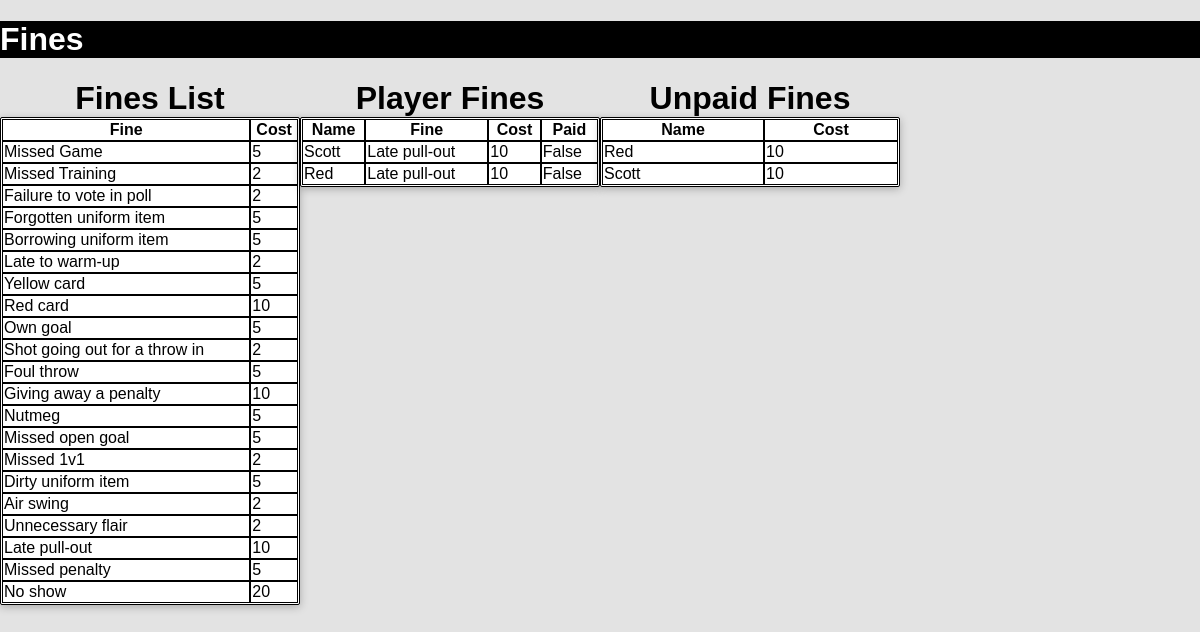
The app's page /fines/ with its own data.
### team_app/models.py (models this page shows)
class FinesList(models.Model):
    objects = models.Manager()
    fine = models.CharField(max_length=50, unique=True)
    cost = models.IntegerField()
    def __str__(self):
        return self.fine

class PlayerFines(models.Model):
    objects = models.Manager()
    player_name = models.ForeignKey(Players, on_delete=models.CASCADE, default=1)
    player_fine = models.ForeignKey(FinesList, to_field='fine', on_delete=models.CASCADE)
    player_cost = models.IntegerField()
    player_paid = models.BooleanField(default=False)

class Players(models.Model):
    objects = models.Manager()
    player = models.CharField(max_length=50, unique=True)
    def __str__(self):
        return self.player

### team_app/views.py (the view)
def fines(request):
    template = loader.get_template('fines_page.html')
    data = FinesList.objects.all()
    fines = PlayerFines.objects.all()
    groupedFines = PlayerFines.objects.values('player_name__player').filter(player_paid=False).annotate(total_cost=Sum('player_cost'))
    return render(request, 'fines_page.html', {'data': data, 'fines': fines,
                                               'groupedFines': groupedFines})

### team_app/templates/fines_page.html (shortened to what this page needs)
<!DOCTYPE html>
<html lang="en">
<head>
    {% load static %}
    <link rel="stylesheet" href="{% static 'styles.css' %}">
</head>
<h1> Fines </h1>
<body>
<div class="sidebar">
<table align='center' style="border:1px solid black;float:left;width:25%;background-color:white;">
    <caption style="font-size:32px"><b>Fines List</b></caption>
    <tr style="outline:thin solid">
        <th style="outline:thin solid">Fine</th>
        <th style="outline:thin solid">Cost</th>
    </tr>
    <tbody>
        {% for d in data %}
            <tr style="outline:thin solid">
                <td style="outline:thin solid">{{d.fine}}</td>
                <td style="outline:thin solid">{{d.cost}}</td>
            </tr>
        {% endfor %}
    </tbody>
</table>
</div>
<div>
<table align='center' style="border:1px solid black;float:left;width:25%;background-color:white;">
    <caption style="font-size:32px"><b>Player Fines</b></caption>
    <tr style="outline:thin solid">
        <th style="outline:thin solid">Name</th>
        <th style="outline:thin solid">Fine</th>
        <th style="outline:thin solid">Cost</th>
        <th style="outline:thin solid">Paid</th>
    </tr>
    <tbody>
        {% for f in fines %}
            <tr style="outline:thin solid">
                <td style="outline:thin solid">{{f.player_name}}</td>
                <td style="outline:thin solid">{{f.player_fine}}</td>
                <td style="outline:thin solid">{{f.player_cost}}</td>
                <td style="outline:thin solid">{{f.player_paid}}</td>
            </tr>
        {% endfor %}
    </tbody>
</table>
</div>
<div>
<table align="center" style="border:1px solid black;float:left;width:25%;background-color:white;">
    <caption style="font-size:32px"><b>Unpaid Fines</b></caption>
    <tr style="outline:thin solid">
        <th style="outline:thin solid">Name</th>
        <th style="outline:thin solid">Cost</th>
    </tr>
    <tbody>
        {% for gf in groupedFines %}
            <tr style="outline:thin solid">
                <td style="outline:thin solid">{{gf.player_name__player}}</td>
                <td style="outline:thin solid">{{gf.total_cost}}</td>
            </tr>
        {% endfor %}
    </tbody>
</table>
</div>
</body>
</html>
</body>
</html>

### team_app/static/styles.css (style rules this page uses)
body { font-family: sans-serif; margin: 0; background-color:#E3E3E3 }
table { border-radius: 2px; border-color: #e3e3e3; box-shadow: 0 2px 8px rgba(0,0,0,0.26) }

### team_app/templates/fines_page.html (style rules this page uses)
body h1 { background-color:#000000; color:white }

### records on screen
FinesList: fine "Missed Game", cost "5"
FinesList: fine "Missed Training", cost "2"
FinesList: fine "Failure to vote in poll", cost "2"
FinesList: fine "Forgotten uniform item", cost "5"
FinesList: fine "Borrowing uniform item", cost "5"
FinesList: fine "Late to warm-up", cost "2"
FinesList: fine "Yellow card", cost "5"
FinesList: fine "Red card", cost "10"
FinesList: fine "Own goal", cost "5"
FinesList: fine "Shot going out for a throw in", cost "2"
FinesList: fine "Foul throw", cost "5"
FinesList: fine "Giving away a penalty", cost "10"
FinesList: fine "Nutmeg", cost "5"
FinesList: fine "Missed open goal", cost "5"
FinesList: fine "Missed 1v1", cost "2"
FinesList: fine "Dirty uniform item", cost "5"
FinesList: fine "Air swing", cost "2"
FinesList: fine "Unnecessary flair", cost "2"
FinesList: fine "Late pull-out", cost "10"
FinesList: fine "Missed penalty", cost "5"
FinesList: fine "No show", cost "20"
PlayerFines: player_name "Scott", player_fine "Late pull-out", player_cost "10", player_paid "False"
PlayerFines: player_name "Red", player_fine "Late pull-out", player_cost "10", player_paid "False"
Players: player_name__player "Red", total_cost "10"
Players: player_name__player "Scott", total_cost "10"
